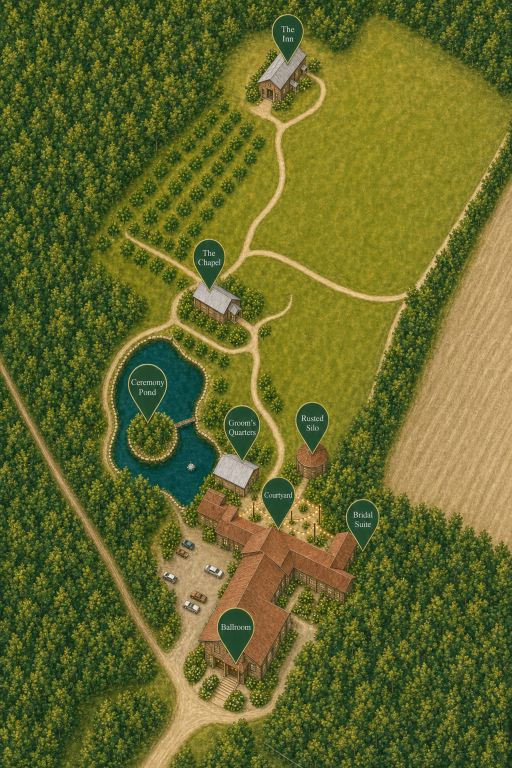
#> input picture public/maps/hidden-acres-grounds-illustrated-v-map-accuracy-v9.png, 1024 x 1536 px, found by its file name (shown at 1/2 size)
$ python _qa_detect_pins_v9b.py
#> lines starting #> are read from the running program, lines starting #| are printed output that depends on the picture; after the words box and inside, x2 and y2 are one past the last pixel; in counts of white or black regions, pixels touching at a corner belong together
from PIL import Image, ImageDraw, ImageFont
import numpy as np
from pathlib import Path

src = Path(r"C:\Dev\hidden-acres\public\maps\hidden-acres-grounds-illustrated-v-map-accuracy-v9.png")
im = Image.open(src).convert("RGB")
#> im is the input picture: PIL image 1024x1536 RGB; mean R, G, B 101.2, 105, 43.9
a = np.asarray(im).astype(np.float32)
h, w, _ = a.shape
#> h = 1536; w = 1024
r, g, b = a[:, :, 0], a[:, :, 1], a[:, :, 2]
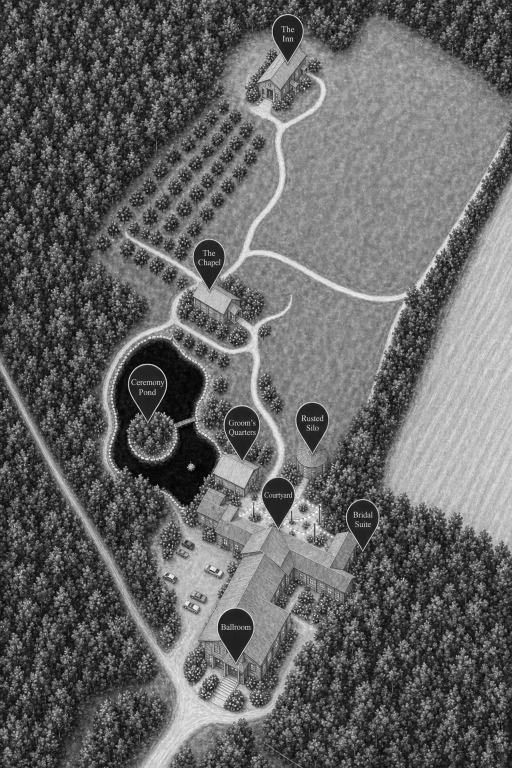
#> r: shape (1536, 1024) float32 (shown at 1/2 size); min 1, max 255, mean 101.2
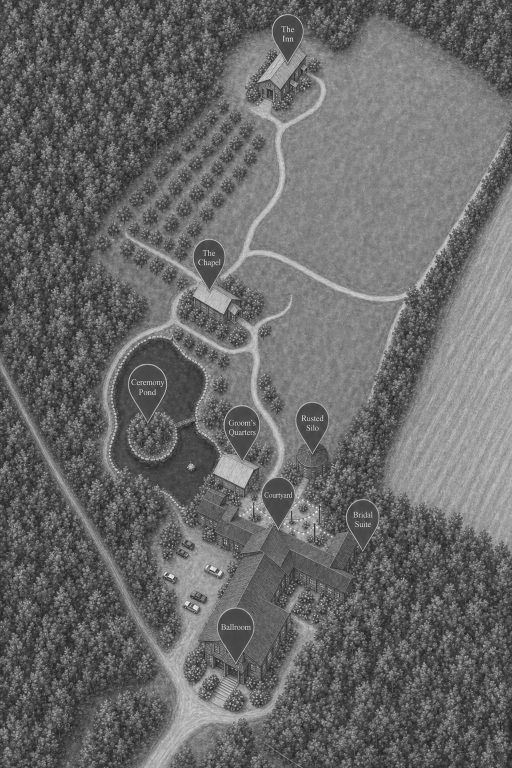
#> g: shape (1536, 1024) float32 (shown at 1/2 size); min 17, max 252, mean 105
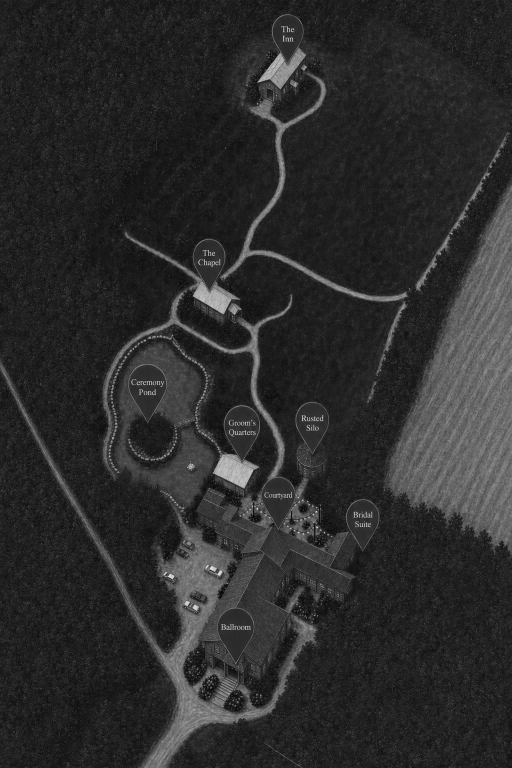
#> b: shape (1536, 1024) float32 (shown at 1/2 size); min 0, max 242, mean 43.9

# Stronger pin fill: dark green body
mask = (
    (g > 55)
    & (g < 170)
    & (g > r + 25)
    & (g > b + 20)
    & (r < 115)
    & (b < 115)
).astype(np.uint8)
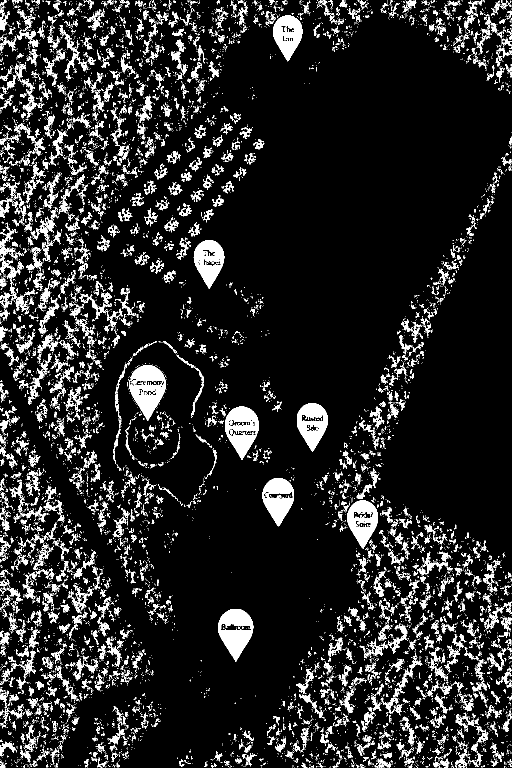
#> mask: shape (1536, 1024) (shown at 1/2 size); values 0 (black) and 1 (white), 11.3% white; 11811 white regions (10452 under 20 px), largest, box (x1, y1, x2, y2) and area: (258, 730, 332, 841) 4594, (436, 1218, 507, 1324) 4357, (450, 813, 518, 920) 4036

visited = np.zeros((h, w), dtype=bool)
comps = []
dirs = [(-1, 0), (1, 0), (0, -1), (0, 1), (-1, -1), (-1, 1), (1, -1), (1, 1)]
ys_all, xs_all = np.where(mask > 0)
for y0, x0 in zip(ys_all, xs_all):
    if visited[y0, x0]:
        continue
    stack = [(int(y0), int(x0))]
    visited[y0, x0] = True
    pts_x = []
    pts_y = []
    while stack:
        y, x = stack.pop()
        pts_x.append(x)
        pts_y.append(y)
        for dy, dx in dirs:
            ny, nx = y + dy, x + dx
            if 0 <= ny < h and 0 <= nx < w and (not visited[ny, nx]) and mask[ny, nx]:
                visited[ny, nx] = True
                stack.append((ny, nx))
    area = len(pts_x)
    if area < 800 or area > 12000:
        continue
    xs = np.array(pts_x)
    ys = np.array(pts_y)
    y_max = int(ys.max())
    y_min = int(ys.min())
    x_min = int(xs.min())
    x_max = int(xs.max())
    height = y_max - y_min + 1
    width = x_max - x_min + 1
    if height < 25 or width < 20:
        continue
    # teardrop-ish: height roughly similar to width or taller
    if height < width * 0.7 or height > width * 2.8:
        continue
    # white-ish text inside pin?
    region = a[y_min : y_max + 1, x_min : x_max + 1]
    rr, gg, bb = region[:, :, 0], region[:, :, 1], region[:, :, 2]
    white = ((rr > 180) & (gg > 180) & (bb > 180)).mean()
    if white < 0.02:
        continue
    bottom = ys >= (y_max - max(2, int(height * 0.12)))
    tip_x = float(xs[bottom].mean())
    tip_y = float(y_max)
    comps.append(
        {
            "area": area,
            "tx": tip_x / w * 100,
            "ty": tip_y / h * 100,
            "px": tip_x,
            "py": tip_y,
            "white": float(white),
            "bbox": (x_min, y_min, x_max, y_max),
            "wh": (width, height),
        }
    )
#> this loop made 177553 passes
#> (y0, x0) on passes 2, 3, 5: (0, 10), (0, 11), (0, 30)
#> after the loop, comps = 2 items

comps.sort(key=lambda c: (c["ty"], c["tx"]))
print(f"{w}x{h} pin-like={len(comps)}")
#| 1024x1536 pin-like=2
for i, c in enumerate(comps):
    print(
        f"{i}: area={c['area']:5d} tip%=({c['tx']:5.1f},{c['ty']:5.1f}) "
        f"white={c['white']:.3f} size={c['wh']} bbox={c['bbox']}"
    )
#> this loop made 2 passes
#| 0: area= 3279 tip%=( 56.2,  7.9) white=0.022 size=(59, 92) bbox=(546, 31, 604, 122)
#| 1: area= 3398 tip%=( 70.8, 71.4) white=0.021 size=(62, 97) bbox=(694, 1001, 755, 1097)

# Save annotated with labels
ov = im.copy()
draw = ImageDraw.Draw(ov)
for i, c in enumerate(comps):
    x, y = c["px"], c["py"]
    draw.ellipse([x - 8, y - 8, x + 8, y + 8], outline=(255, 0, 0), width=3)
    draw.text((x + 10, y - 10), str(i), fill=(255, 255, 0))
#> this loop made 2 passes
#> (x, y) on passes 1 to 2: (575.1, 122), (725.2, 1097)
ov.save(r"C:\Dev\hidden-acres\public\maps\_qa-v9-pin-tips2.png")

# Also crop bridal/courtyard southeast quadrant for manual look
crop = im.crop((int(w * 0.55), int(h * 0.62), int(w * 0.98), int(h * 0.92)))
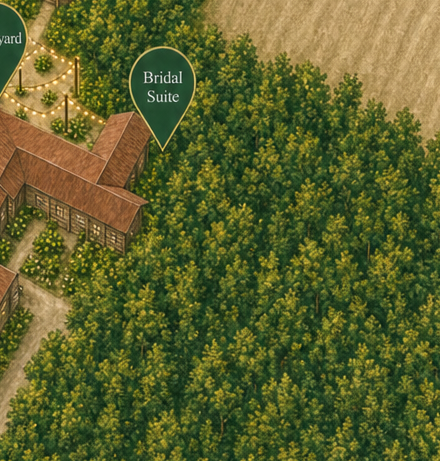
#> crop: PIL image 440x461 RGB; mean R, G, B 92, 96.6, 44.1
crop.save(r"C:\Dev\hidden-acres\public\maps\_qa-v9-se-crop.png")
print("wrote tip2 + se crop")

$ run again, with public/maps/hidden-acres-grounds-illustrated-v-map-accuracy-v12.png copied over public/maps/hidden-acres-grounds-illustrated-v-map-accuracy-v9.png
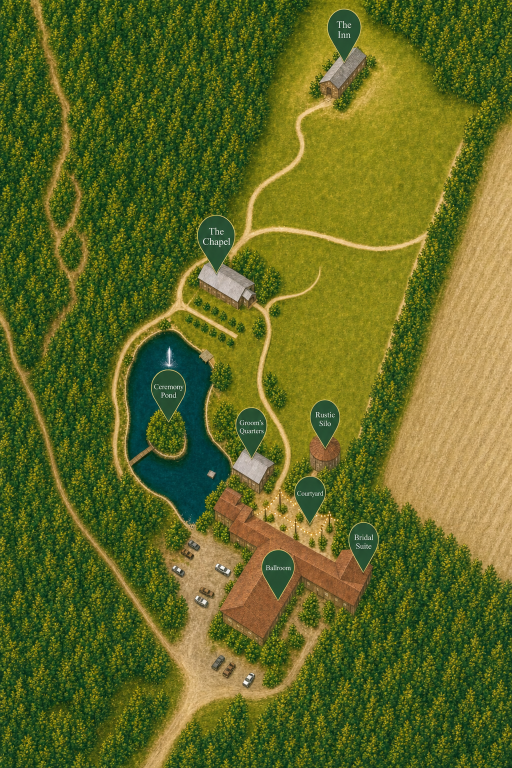
#> input picture public/maps/hidden-acres-grounds-illustrated-v-map-accuracy-v12.png, 1024 x 1536 px, found by its file name (shown at 1/2 size)
#> im is the input picture: PIL image 1024x1536 RGB; mean R, G, B 96.2, 104.6, 37.5
#> `mask = ( (g > 55) & (g < 170) & (g > r + 25) & (g > b + 20) & (r < 115..`:
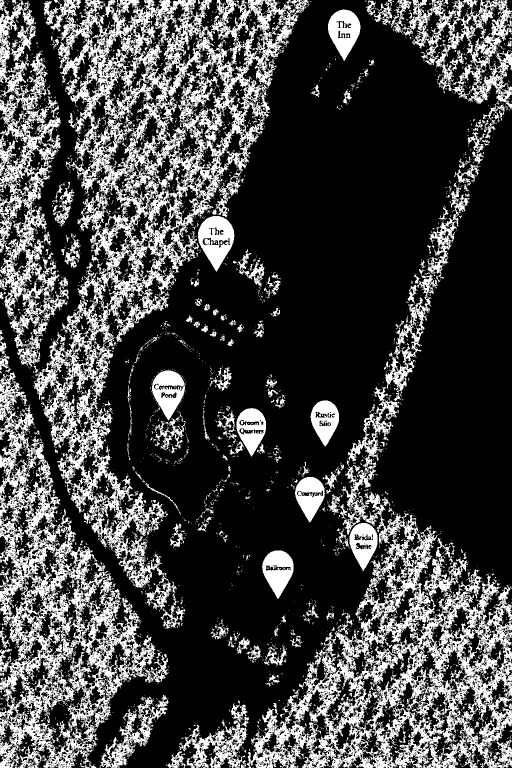
#> mask: shape (1536, 1024) (shown at 1/2 size); values 0 (black) and 1 (white), 26.9% white; 5675 white regions (5347 under 20 px), largest, box (x1, y1, x2, y2) and area: (67, 0, 618, 1220) 127762, (494, 1051, 1024, 1536) 79611, (0, 745, 337, 1536) 67055
#> the loop `for y0, x0 in zip(ys_all, xs_all):` made 422486 passes
#> x0 on passes 2 to 4: 1, 2, 3
#> after the loop `for y0, x0 in zip(ys_all, xs_all):`: comps = 4 items
#| 1024x1536 pin-like=4
#> the loop `for i, c in enumerate(comps):` made 4 passes
#| 0: area= 4797 tip%=( 42.2, 35.3) white=0.026 size=(73, 111) bbox=(396, 432, 468, 542)
#| 1: area= 3159 tip%=( 63.5, 58.1) white=0.020 size=(57, 92) bbox=(621, 801, 677, 892)
#| 2: area= 3260 tip%=( 49.1, 59.4) white=0.021 size=(59, 97) bbox=(473, 816, 531, 912)
#| 3: area= 3161 tip%=( 70.9, 74.3) white=0.022 size=(56, 96) bbox=(699, 1046, 754, 1141)
#> the loop `for i, c in enumerate(comps):` made 4 passes
#> (x, y) on passes 1 to 4: (432.3, 542), (649.9, 892), (502.8, 912), (726.2, 1141)
#> `crop = im.crop((int(w * 0.55), int(h * 0.62), int(w * 0.98), int(h * 0..`:
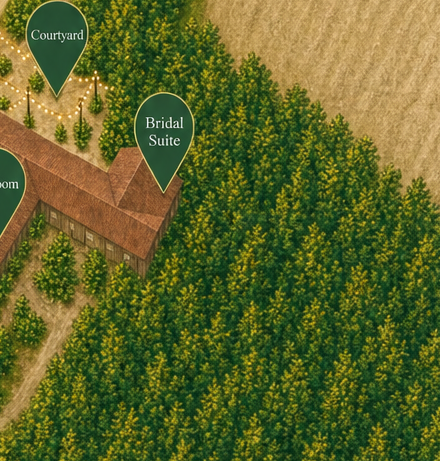
#> crop: PIL image 440x461 RGB; mean R, G, B 94.2, 100.9, 40.9

$ run again, with public/maps/hidden-acres-grounds-illustrated-v-map-accuracy-v3.png copied over public/maps/hidden-acres-grounds-illustrated-v-map-accuracy-v9.png
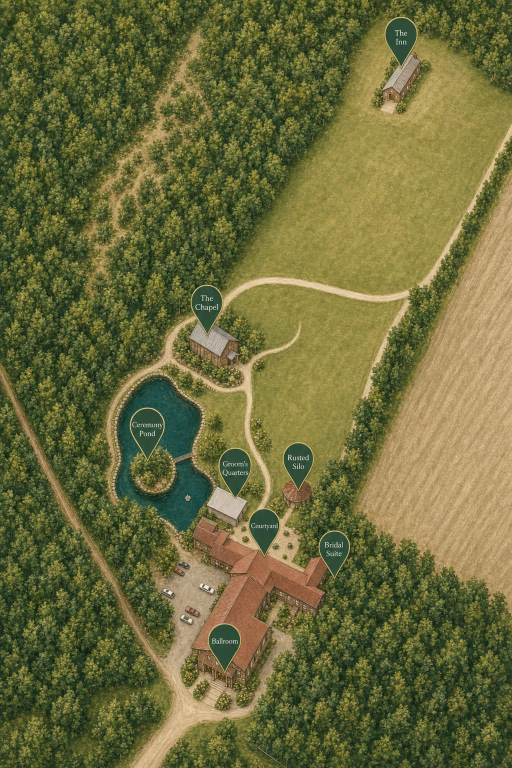
#> input picture public/maps/hidden-acres-grounds-illustrated-v-map-accuracy-v3.png, 1024 x 1536 px, found by its file name (shown at 1/2 size)
#> im is the input picture: PIL image 1024x1536 RGB; mean R, G, B 108.4, 107.5, 60.3
#> `mask = ( (g > 55) & (g < 170) & (g > r + 25) & (g > b + 20) & (r < 115..`:
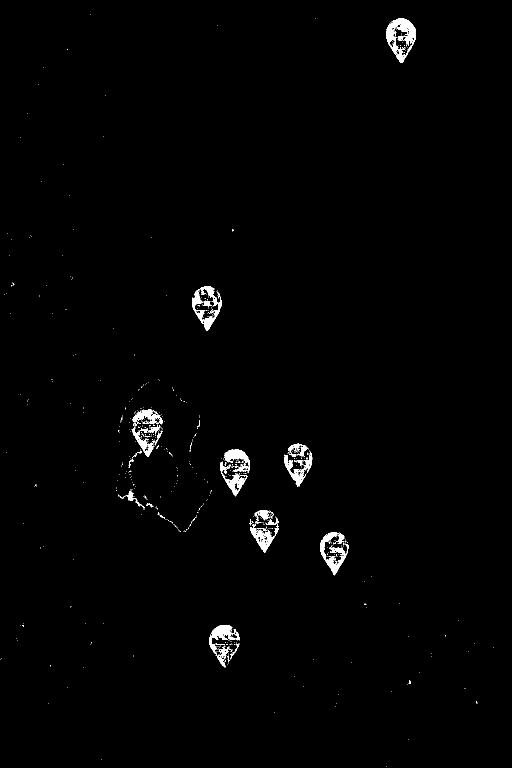
#> mask: shape (1536, 1024) (shown at 1/2 size); values 0 (black) and 1 (white), 1% white; 586 white regions (548 under 20 px), largest, box (x1, y1, x2, y2) and area: (772, 37, 832, 126) 2369, (384, 573, 443, 662) 1652, (418, 1250, 479, 1335) 1606
#> ys_all = 16368 values from 28 to 1533; xs_all = 16368 values, max 987 at index 15777, min 1 at index 16191, mean 518.1
#> the loop `for y0, x0 in zip(ys_all, xs_all):` made 16368 passes
#> (y0, x0) on passes 4 to 6: (37, 797), (37, 798), (37, 799)
#> after the loop `for y0, x0 in zip(ys_all, xs_all):`: comps = 5 items
#| 1024x1536 pin-like=5
#> the loop `for i, c in enumerate(comps):` made 5 passes
#| 0: area= 1652 tip%=( 40.4, 43.0) white=0.022 size=(59, 89) bbox=(384, 573, 442, 661)
#| 1: area= 1067 tip%=( 47.1, 61.5) white=0.028 size=(52, 48) bbox=(448, 898, 499, 945)
#| 2: area= 1166 tip%=( 58.2, 63.3) white=0.028 size=(57, 70) bbox=(568, 904, 624, 973)
#| 3: area=  987 tip%=( 45.9, 64.6) white=0.037 size=(55, 70) bbox=(440, 923, 494, 992)
#| 4: area= 1535 tip%=( 65.3, 74.9) white=0.021 size=(57, 87) bbox=(640, 1064, 696, 1150)
#> the loop `for i, c in enumerate(comps):` made 5 passes
#> (x, y) on passes 1 to 5: (414.1, 661), (482.2, 945), (595.8, 973), (470.4, 992), (668.7, 1150)
#> `crop = im.crop((int(w * 0.55), int(h * 0.62), int(w * 0.98), int(h * 0..`:
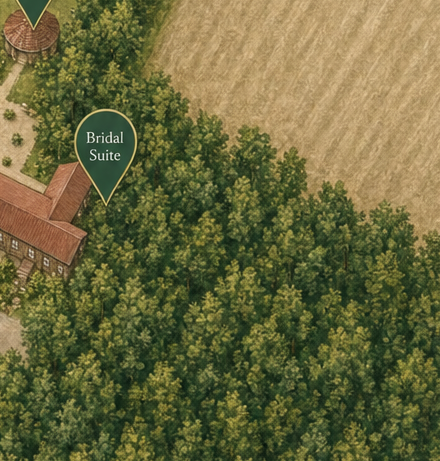
#> crop: PIL image 440x461 RGB; mean R, G, B 106.2, 104, 61

$ run again, with public/maps/hidden-acres-grounds-illustrated-v-map-accuracy-v4.png copied over public/maps/hidden-acres-grounds-illustrated-v-map-accuracy-v9.png
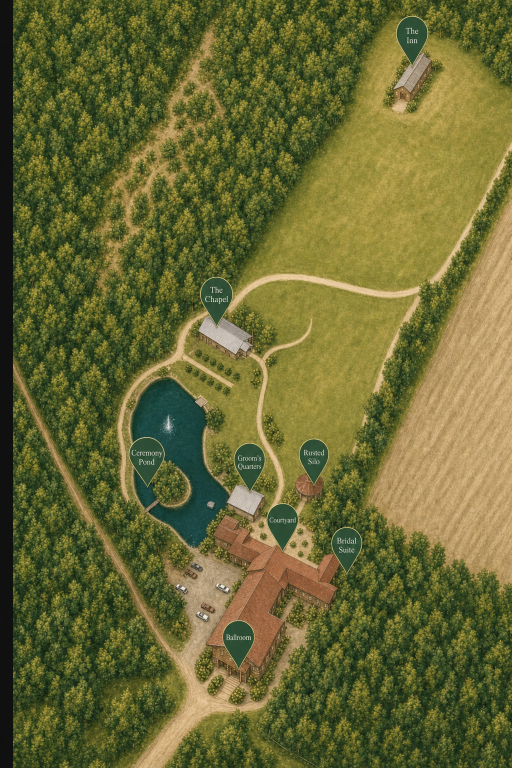
#> input picture public/maps/hidden-acres-grounds-illustrated-v-map-accuracy-v4.png, 1024 x 1536 px, found by its file name (shown at 1/2 size)
#> im is the input picture: PIL image 1024x1536 RGB; mean R, G, B 104.7, 104.3, 52.5
#> `mask = ( (g > 55) & (g < 170) & (g > r + 25) & (g > b + 20) & (r < 115..`:
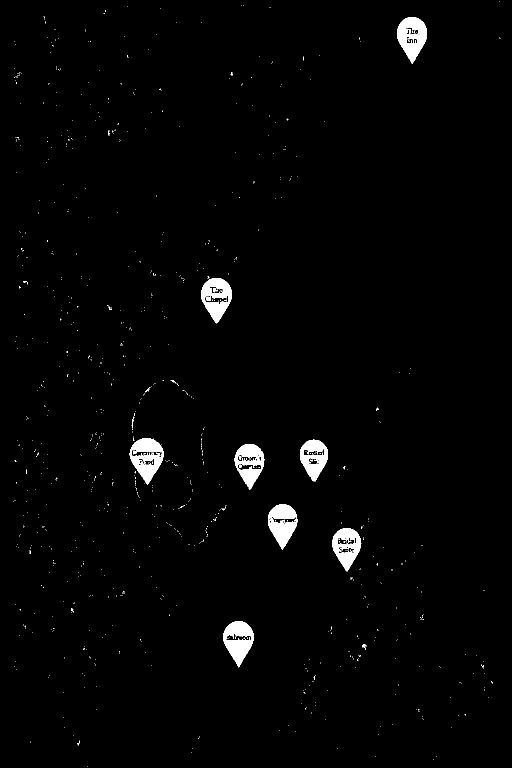
#> mask: shape (1536, 1024) (shown at 1/2 size); values 0 (black) and 1 (white), 1.7% white; 971 white regions (955 under 20 px), largest, box (x1, y1, x2, y2) and area: (259, 876, 327, 970) 3381, (794, 34, 854, 127) 3318, (447, 1242, 508, 1335) 3246
#> the loop `for y0, x0 in zip(ys_all, xs_all):` made 26613 passes
#> (y0, x0) on passes 6, 9, 10: (14, 540), (21, 211), (22, 210)
#> after the loop `for y0, x0 in zip(ys_all, xs_all):`: comps = 1 item
#| 1024x1536 pin-like=1
#> the loop `for i, c in enumerate(comps):` made 1 pass
#| 0: area= 2734 tip%=( 67.7, 74.3) white=0.021 size=(59, 87) bbox=(664, 1056, 722, 1142)
#> the loop `for i, c in enumerate(comps):` made 1 pass
#> (x, y) on pass 1: (693.3, 1142)
#> `crop = im.crop((int(w * 0.55), int(h * 0.62), int(w * 0.98), int(h * 0..`:
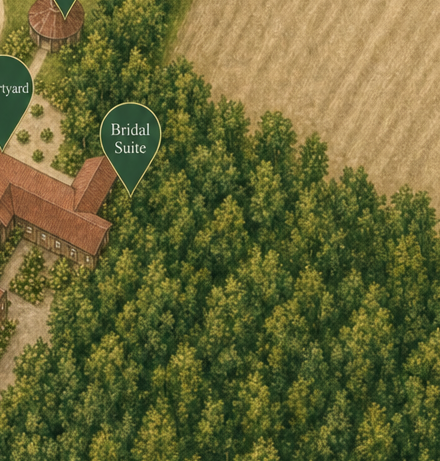
#> crop: PIL image 440x461 RGB; mean R, G, B 103.5, 102.1, 54.4
